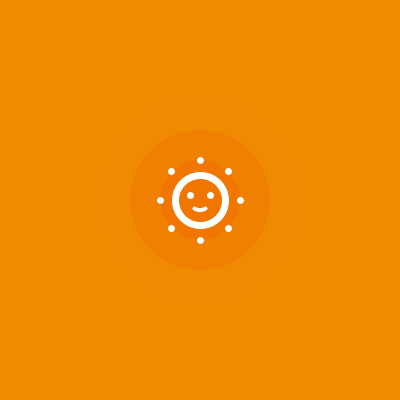
Frame 1 (no input)
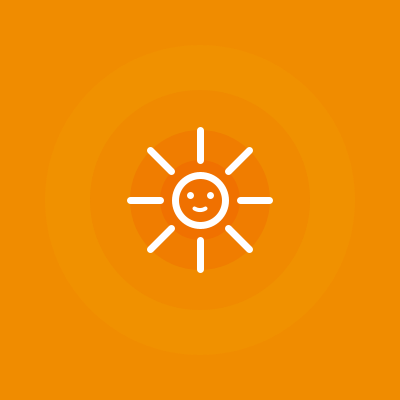
Frame 60 (the mouse pressed at the canvas centre just before this capture)
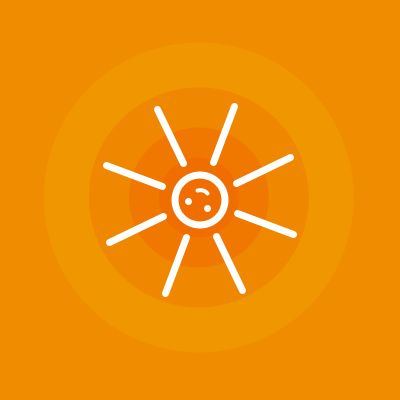
Frame 120 (the mouse held since frame 60 and released just before this capture)

The Processing sketch that drew these frames (run headless with seeded random() and noise(); from frame 60 on, the mouse is pressed at the canvas centre):

// Processing sketch: processing_93673
// ── processing_93673.pde

float a=0;//size of sunlight1
float aa;//size of sunlight2
float b=50;//value of halo-opacity
float arate=0.5;//increasing rate
float angle;
 
void setup() {
  size(400, 400);
}
 
void draw() {
  background(240, 140, 0);
  angle = mouseX;
  translate(width/2,height/2);
  rotate(radians(angle));
  //Sun
 // beginShape();
 
  //Halo of sunlight
  strokeWeight(7);
  fill(240, 160, 0, b-50);
  noStroke();
  ellipse(mouseX/80, mouseY/80, 310, 310);
 
  fill(240, 130, 0, b+20);
  noStroke();
  ellipse(mouseX/80, mouseY/80, 220, 220);
 
  fill(240, 120, 0, b+70);
  noStroke();
  ellipse(mouseX/80, mouseY/80, 140, 140);
 
  fill(240, 110, 0, b+100);
  noStroke();
  ellipse(mouseX/80, mouseY/80, 80, 80);
  
  //light lines
  stroke(255);
  line(0, -40,0, -40-a);
  line(40, 0, 40+a, 0);
  line(0, 40, 0, 40+a);
  line(-40, 0, -40-a, 0);
 
  aa= a*sqrt(2)/2;
  line(20*sqrt(2), -20*sqrt(2),20*sqrt(2)+aa,-20*sqrt(2)-aa);
  line(20*sqrt(2), 20*sqrt(2), 20*sqrt(2)+aa, 20*sqrt(2)+aa);
  line(-20*sqrt(2), 20*sqrt(2),-20*sqrt(2)-aa, 20*sqrt(2)+aa);
  line(-20*sqrt(2), -20*sqrt(2), -20*sqrt(2)-aa,-20*sqrt(2)-aa);
 
 
  //face
  noFill();
  ellipse(0, 0, 50, 50);
  point(-10, -5);
  point(10, -5);
  strokeWeight(4);
  arc(0,0, 20, 20, 1, PI-1);
  
  //endShape();
 
  //increasing or shrinking the objects.
  if (a>=100) {
    arate = -0.5;
  }
  else if (a <=-10) {
    arate = 0.5;
  }
  a = a + arate;
  b = b + arate*2;//increase or shrink the opacity of halos.
}
void mouseClicked() {
  a = 0;
  b = 50;
}
